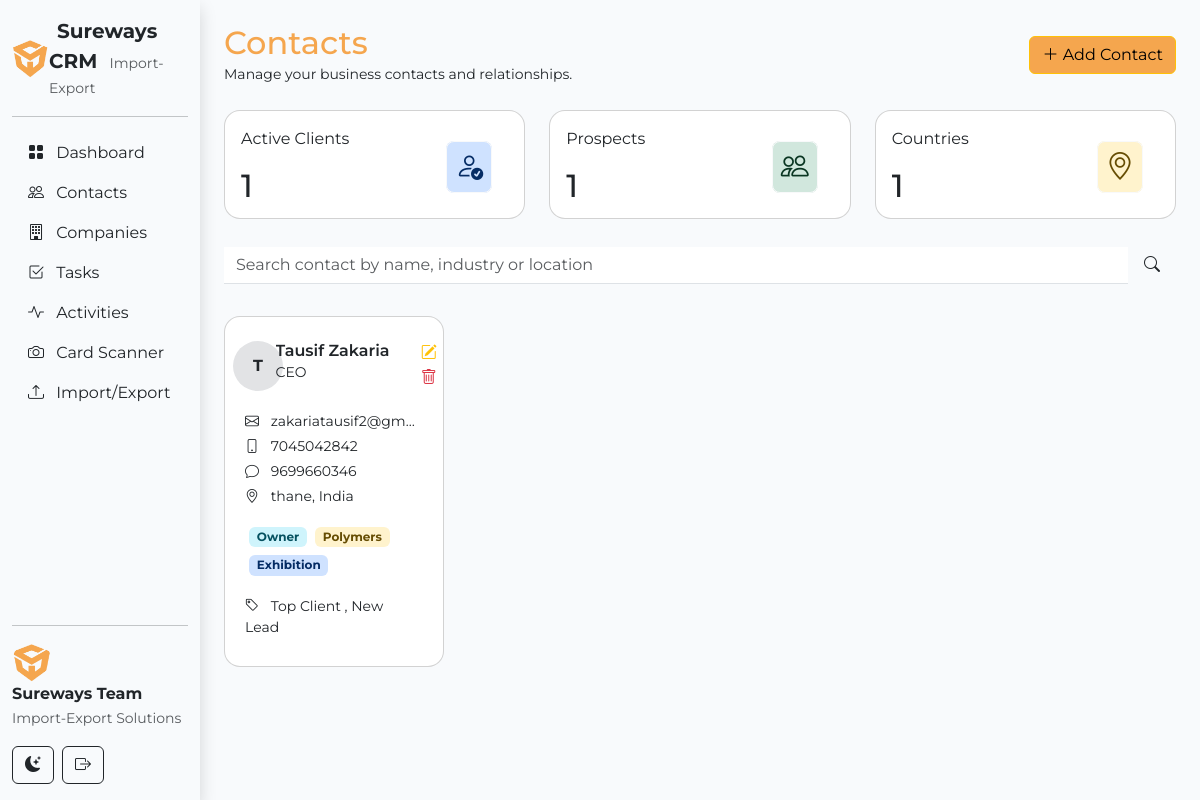
The app's page /contacts/contacts_management/ with its own data.
### contacts/models.py (models this page shows, shortened)
class Contact(models.Model):
    full_name = models.CharField(max_length=255)
    job_title = models.CharField(max_length=255, blank=True, null=True)
    department = models.CharField(max_length=255, blank=True, null=True)
    speciality = models.CharField(max_length=255, blank=True, null=True)
    email_primary = models.EmailField(unique=True)
    email_secondary = models.EmailField(blank=True, null=True)
    mobile = models.CharField(max_length=20, blank=True, null=True)
    whatsapp = models.CharField(max_length=20, blank=True, null=True)
    country = models.CharField(max_length=100, blank=True, null=True)
    city = models.CharField(max_length=100, blank=True, null=True)
    tags = models.CharField(max_length=255, blank=True, null=True)
    source = models.CharField(max_length=100, blank=True, null=True)
    notes = models.TextField(max_length=100,blank=True, null=True)
    status = models.TextField(null=True, blank=True)
    is_prospect = models.BooleanField(null=True, blank=True)
    created_at = models.DateTimeField(auto_now_add=True)
    updated_at = models.DateTimeField(auto_now=True)

### contacts/views.py (the view)
# urls.py: path("contacts_management/", views.contact_list, name="contacts_management"),
def contact_list(request):
    contacts = Contact.objects.all()
    return render(request, "contacts.html", {"contacts": contacts})

### templates/contacts.html (shortened to what this page needs)
{% extends 'base.html' %}
{% block content %}
<div class="container-fluid mt-4">
    <div class="row row-cols-1 row-cols-md-2 align-items-center justify-content-start">
        <div class="col">
            <h2 class="text-color m-0 p-0 text-capitalize">Contacts</h2>
            <small>Manage your business contacts and relationships.</small>
        </div>
        <div class="col text-end">
            <button id="addContactBtn" class="btn btn-warning" data-bs-toggle="modal" data-bs-target="#exampleModal">
                <i class="bi bi-plus-lg"></i> Add Contact
            </button>
        </div>
    </div>
    <div class="row row-cols-1 row-cols-md-3 row-cols-lg-3 my-4">
        <div class="col">
            <div class="card position-relative overflow-hidden rounded-4" style="height: 97%;">
                <div class="card-body d-flex justify-content-between align-items-center z-2">
                    <div>
                        <p>Active Clients</p>
                        <h2 class="card-title p-0 m-0" id="activeClientsCount">3</h2>
                    </div>
                    <div class="pe-3">
                        <i
                            class="bi bi-person-check fs-3 text-primary-emphasis bg-primary-subtle p-2 border border-light rounded-3"></i>
                    </div>
                </div>
            </div>
        </div>
        <div class="col">
            <div class="card position-relative overflow-hidden rounded-4" style="height: 97%;">
                <div class="card-body d-flex justify-content-between align-items-center z-2">
                    <div>
                        <p>Prospects</p>
                        <h2 class="card-title p-0 m-0" id="prospectsCount">0</h2>
                    </div>
                    <div class="pe-3">
                        <i
                            class="bi bi-people fs-3 text-success-emphasis bg-success-subtle p-2 border border-light rounded-3"></i>
                    </div>
                </div>
            </div>
        </div>
        <div class="col">
            <div class="card position-relative overflow-hidden rounded-4" style="height: 97%;">
                <div class="card-body d-flex justify-content-between align-items-center z-2">
                    <div>
                        <p>Countries</p>
                        <h2 class="card-title p-0 m-0" id="countriesCount">0</h2>
                    </div>
                    <div class="pe-3">
                        <i
                            class="bi bi-geo-alt fs-3 text-warning-emphasis bg-warning-subtle p-2 border border-light rounded-3"></i>
                    </div>
                </div>
            </div>
        </div>
    </div>
    <div class="d-flex filter w-100">
        <form action="" method="get" class="w-100 d-flex align-items-center">
            <input type="search" class="form-control border-0 shadow-none border-bottom rounded-0"
                placeholder="Search contact by name, industry or location">
            <i class="bi bi-search mx-3"></i>
        </form>
    </div>
    {% if contacts %}
    <div class="row row-cols-1 row-cols-md-2 row-cols-lg-4">
        {% for contact in contacts %}
        <div class="col my-3 contact-card"
            data-id="{{ contact.id }}"
            data-fullname="{{ contact.full_name }}" data-jobtitle="{{ contact.job_title }}"
            data-department="{{ contact.department }}" data-speciality="{{ contact.speciality }}"
            data-email="{{ contact.email_primary }}" data-email2="{{ contact.email_secondary }}"
            data-mobile="{{ contact.mobile }}" data-whatsapp="{{ contact.whatsapp }}"
            data-country="{{ contact.country }}" data-city="{{ contact.city }}"
            data-tags="{{ contact.tags }}" data-source="{{ contact.source }}"
            data-notes="{{ contact.notes }}">
            <div class="card p-2 pe-3 rounded-4 my-3">
                <div class="row row-cols-2 mt-3">
                    <div class="col col-3 text-center">
                        <span
                            class="bg-secondary-subtle fw-bold p-2 d-block d-flex align-items-center justify-content-center rounded-circle"
                            style="width: 50px; height: 50px;">{{ contact.full_name|first|upper }}</span>
                    </div>
                    <div class="col col-8 p-0">
                        <h6 class="fw-semibold p-0 m-0 text-truncate overflow-hidden w-100"
                            title="{{ contact.full_name }}">{{ contact.full_name }}</h6>
                        <small class="text-truncate overflow-hidden w-100">{{ contact.job_title }}</small>
                    </div>
                    <div class="col col-1 p-0">
                        <i class="bi bi-pencil-square text-warning editContactBtn" data-id="{{ contact.id }}"
                            data-fullname="{{ contact.full_name }}" data-jobtitle="{{ contact.job_title }}"
                            data-department="{{ contact.department }}" data-speciality="{{ contact.speciality }}"
                            data-email="{{ contact.email_primary }}" data-email2="{{ contact.email_secondary }}"
                            data-mobile="{{ contact.mobile }}" data-whatsapp="{{ contact.whatsapp }}"
                            data-country="{{ contact.country }}" data-city="{{ contact.city }}" data-prospect="{{contact.is_prospect}}"
                            data-tags="{{ contact.tags }}" data-source="{{ contact.source }}" data-status="{{ contact.status }}"
                            data-notes="{{ contact.notes }}" data-bs-toggle="modal" data-bs-target="#exampleModal">
                        </i>
                        <form action="{% url 'contact_delete' contact.id %}" method="POST">
                            <button class="btn bg-none border-0 outline-0 shadow-none p-0" type="submit">
                                <i class="bi bi-trash text-danger"></i>
                            </button>
                        </form>
                    </div>
                    <div class="col col-12 my-3 px-4">
                        <p class="p-0 small my-1 w-100 overflow-hidden text-truncate"
                            title="{{ contact.email_primary }}"><i class="me-2 bi bi-envelope"></i> {{ contact.email_primary }}</p>
                        <p class="p-0 small my-1"><i class="me-2 bi bi-phone"></i> {{ contact.mobile }}</p>
                        <p class="p-0 small my-1"><i class="me-2 bi bi-chat"></i> {{ contact.whatsapp }}</p>
                        <p class="p-0 small my-1"><i class="me-2 bi bi-geo-alt"></i> {{ contact.city }}, {{ contact.country }}</p>
                        <div class="d-flex align-items-center flex-wrap my-3">
                            <span class="badge bg-info-subtle text-info-emphasis m-1">{{contact.department}}</span>
                            <span
                                class="badge bg-warning-subtle text-warning-emphasis m-1">{{contact.speciality}}</span>
                            <span class="badge bg-primary-subtle text-primary-emphasis m-1">{{contact.source}}</span>
                        </div>
                        <p class="p-0 m-0 small my-1"><i class="me-2 bi bi-tag"></i> {{ contact.tags }}</p>
                    </div>
                </div>
            </div>
        </div>
        {% endfor %}
    </div>
    {% else %}
    <div class="text-center my-5">
        <h2><i class="bi bi-database-exclamation"></i></h2>
        No data available
    </div>
    {% endif %}
</div>
{% endblock %}

### static/style.css (style rules this page uses)
body { font-family: 'Montserrat', sans-serif; }
[data-bs-theme="light"] body { background: #F8FAFC !important; }
.text-color { color: #F5A64E !important; }
.bg-custom, .btn-warning { background-color: #F5A64E !important; }

### records on screen
Contact: full_name|first "T", full_name "Tausif Zakaria", job_title "CEO", is_prospect True (drawn), email_primary "zakariatausif2@gm…", mobile "7045042842", whatsapp "9699660346", city "thane", country "India", department "Owner", speciality "Polymers", source "Exhibition", tags "Top Client , New Lead"
